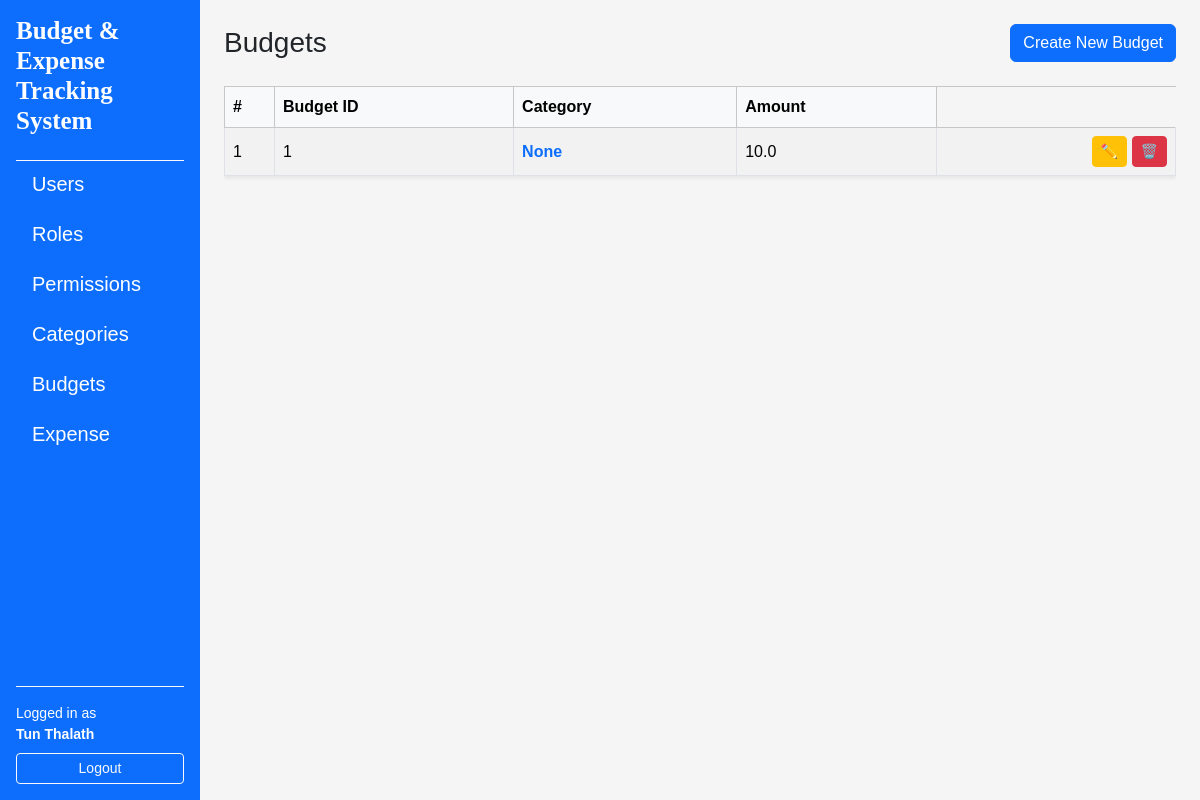
The page /budgets/ (signed in) on the database as committed earlier.
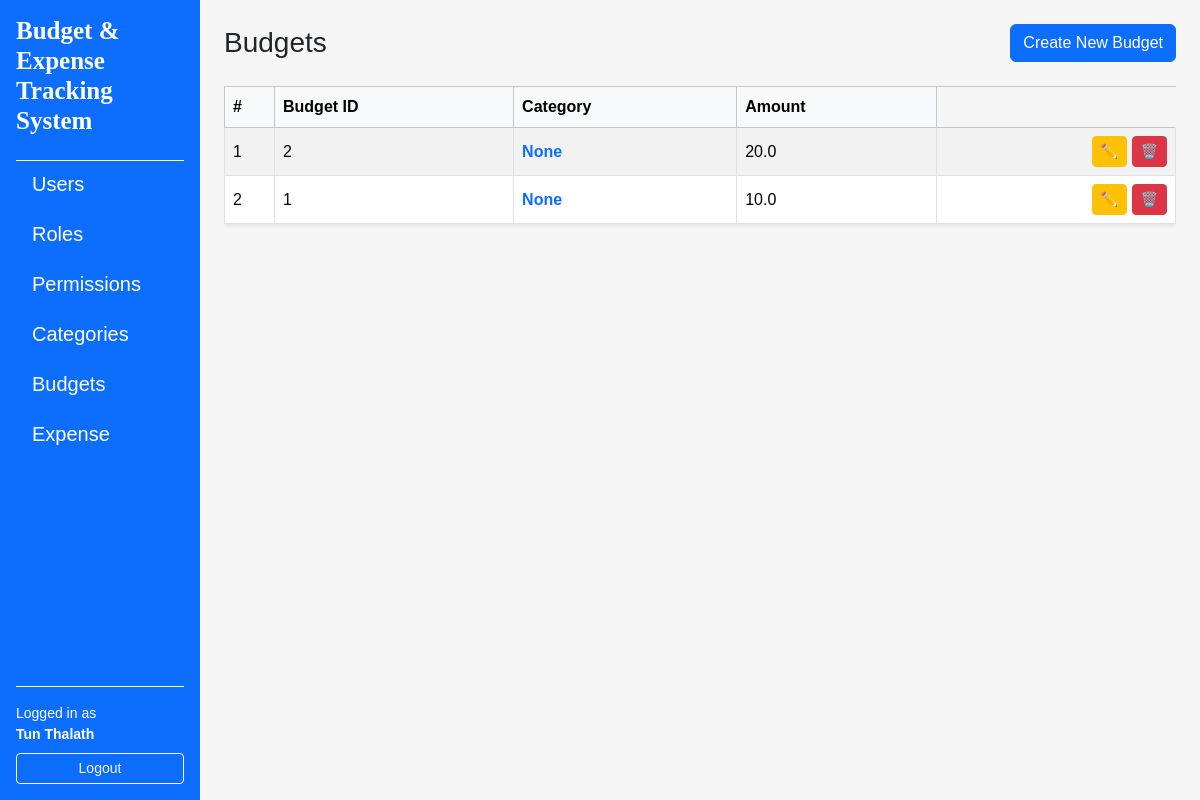
The same page on the database as committed later.
### app/models/expense_budget.py (models this page shows)
class Budget(db.Model):
    __tablename__ = "budgets"
    id = db.Column(db.Integer, primary_key=True)
    category_id = db.Column(db.Integer, db.ForeignKey("categories.id"))
    amount = db.Column(db.Float, nullable=False)
    categories = db.relationship("Category", secondary=cb, back_populates="budgets")

### app/routes/budget_routes.py (the view)
@budget_bp.route("/")
@login_required
def index():
    budgets = BS.get_all_budget()
    return render_template("budgets/index.html", budgets=budgets)

### app/services/budget_service.py (called while the page is built)
    @staticmethod
    def get_all_budget() -> List[Budget]:
        return Budget.query.order_by(Budget.id.desc()).all()

### app/templates/budgets/index.html (shortened to what this page needs)
{% extends "layouts/base.html" %}
{% block content %}
<div class="d-flex justify-content-between align-items-center mb-4">
    <h1 class="h3 mb-0">Budgets</h1>
    <a href="{{ url_for('budgets.create') }}" class="btn btn-primary">Create New Budget</a>
</div>
{% if budgets %}
<div class="table-responsive">
    <table class="table table-striped table-bordered align-middle shadow-sm">
        <thead class="table-light">
            <tr>
                <th style="width: 50px">#</th>
                <th>Budget ID</th>
                <th>Category</th>
                <th>Amount</th>
            </tr>
        </thead>
        <tbody>
            {% for budget in budgets %}
            <tr>
                <td>{{ loop.index }}</td>
                <td>{{ budget.id }}</td>
                <td>
                    <a
                    href="{{ url_for('budgets.detail', budget_id=budget.id) }}"
                    class="text-decoration-none fw-semibold"
                    >
                    {{ budget.category_id }}
                </a>
            </td>
            <td>{{ budget.amount }}</td>
                <td class="text-end">
                    <a
                        href="{{ url_for('budgets.edit', budget_id = budget.id) }}"
                        class="btn btn-sm btn-warning"
                        title="Edit"
                    >
                    ✏️
                    </a>
                    <a
                        href="{{ url_for('budgets.delete_confirm', budget_id = budget.id) }}"
                        class="btn btn-sm btn-danger"
                        title="Delete"
                    >
                    🗑️
                    </a>
                </td>
            </tr>
            {% endfor %}
        </tbody>
    </table>
</div>
{% else %}
<div class="alert alert-info">
    No Budgets found
    <a href="{{ url_for('budgets.create') }}">Create the first Budget</a>.
</div>
{% endif %}
{% endblock %}

Rows that differ between the two databases and show on the page:
added Budget: id "2", category_id "None", amount "20.0"
